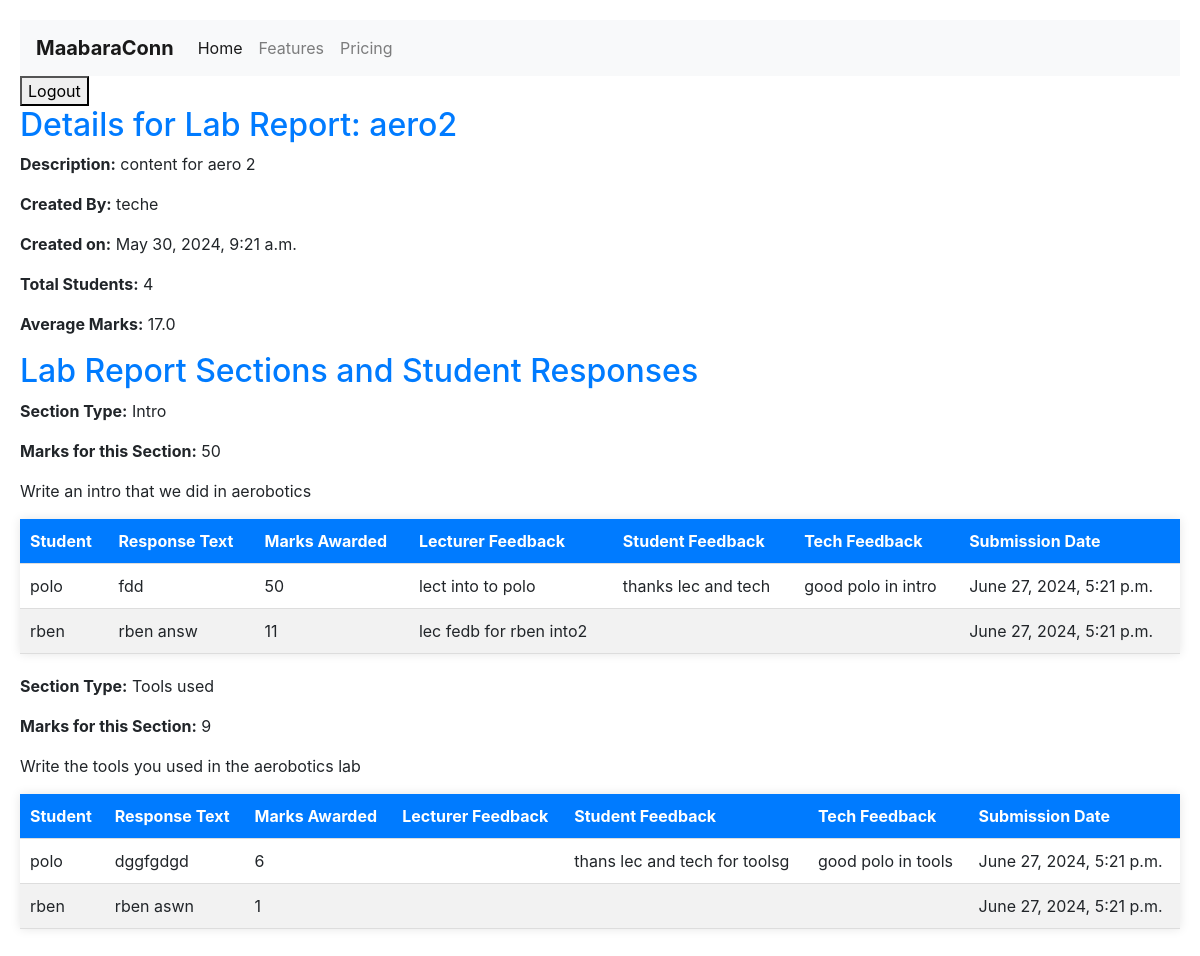
The page /users/lab_reports/8/student_grades/ on the database as committed earlier.
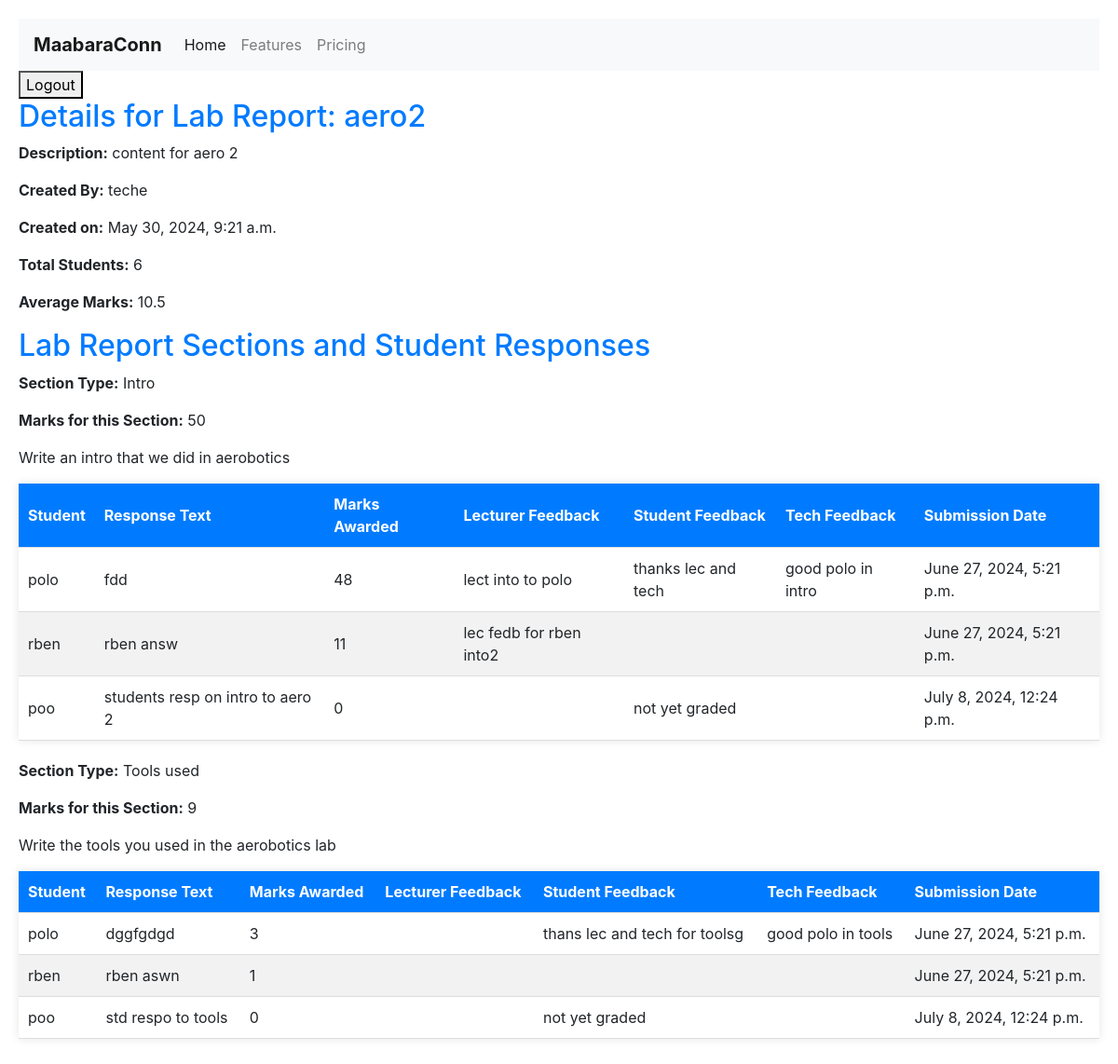
The same page on the database as committed later.
### users/models.py (models this page shows, shortened)
class LabReport(models.Model):
    REPORT_TYPE_CHOICES = [
        ('IND', 'Individual'),
        ('GRP', 'Group'),
    ]
    report_type = models.CharField(
        max_length=3, choices=REPORT_TYPE_CHOICES, default='IND')
    creator = models.ForeignKey(
        settings.AUTH_USER_MODEL, on_delete=models.CASCADE, related_name='created_lab_reports'
    )
    student = models.ForeignKey(
        settings.AUTH_USER_MODEL, on_delete=models.CASCADE, related_name='student_lab_reports', null=True, blank=True
    )
    course = models.ForeignKey(
        Course, on_delete=models.CASCADE, related_name='lab_reports'
    )
    title = models.CharField(max_length=255)
    description = models.TextField()
    laboratory = models.ForeignKey(
        Laboratory, on_delete=models.CASCADE, related_name='lab_reports', null=True
    )
    document = models.FileField(upload_to='lab_reports/')
    submitted_at = models.DateTimeField(auto_now_add=True)
    status = models.CharField(max_length=100, default='Pending')
    template = models.ForeignKey(
        LabTemplate, on_delete=models.SET_NULL, null=True, blank=True, related_name='lab_reports'
    )
    is_active = models.BooleanField(default=True)

class User(AbstractUser):
    class Role(models.TextChoices):
        STUDENT = 'ST', _('Student')
        LAB_TECH = 'LT', _('Lab Technician')
        LECTURER = 'LE', _('Lecturer')
    role = models.CharField(
        max_length=2,
        choices=Role.choices,
        default=Role.STUDENT,
    )
    groups = models.ManyToManyField(Group, verbose_name=_('groups'), blank=True, help_text=_(
        'The groups this user belongs to. A user will get all permissions granted to each of their groups.'),
        related_name="user_set_custom",
        related_query_name="user",
    )
    user_permissions = models.ManyToManyField(
        Permission,
        verbose_name=_('user permissions'),
        blank=True,
        help_text=_('Specific permissions for this user.'),
        related_name="user_set_custom",
        related_query_name="user",
    )

class TemplateSection(models.Model):
    lab_template = models.ForeignKey(
        LabTemplate, on_delete=models.CASCADE, related_name='sections')
    title = models.CharField(max_length=255)
    content = models.TextField()
    visible_to_students = models.BooleanField(default=True)
    section_type = models.ForeignKey(SectionType, on_delete=models.CASCADE)
    marks = models.PositiveIntegerField(default=0)

class SectionType(models.Model):
    name = models.CharField(max_length=100)
    default_content = models.TextField(blank=True)

class StudentResponse(models.Model):
    section = models.ForeignKey(
        TemplateSection, on_delete=models.CASCADE, related_name='responses')
    student = models.ForeignKey(
        settings.AUTH_USER_MODEL, on_delete=models.CASCADE, related_name='responses')
    response_text = models.TextField()
    lab_report = models.ForeignKey(
        LabReport, on_delete=models.CASCADE, related_name='responses')
    marks_awarded = models.PositiveIntegerField(default=0)
    tech_feedback = models.TextField(blank=True)
    lecturer_feedback = models.TextField(blank=True)
    student_feedback = models.TextField(blank=True)
    submitted_at = models.DateTimeField(auto_now_add=True)

### users/views.py (the view)
def lab_report_student_grades_view(request, lab_report_id):
    lab_report = get_object_or_404(LabReport, id=lab_report_id)
    student_responses = StudentResponse.objects.filter(
        lab_report=lab_report).exclude(marks_awarded=None)
    average_marks = student_responses.aggregate(Avg('marks_awarded'))[
        'marks_awarded__avg']
    return render(request, 'grading/lab_report_student_grades.html', {
        'lab_report': lab_report,
        'student_responses': student_responses,
        'average_marks': average_marks,
    })

### users/templates/grading/lab_report_student_grades.html (shortened to what this page needs)
{% extends 'base.html' %} {% block content %}{% load static %}
<h2>Details for Lab Report: {{ lab_report.title }}</h2>
<p><strong>Description:</strong> {{ lab_report.description }}</p>
<p><strong>Created By:</strong> {{ lab_report.creator.username }}</p>
<p><strong>Created on:</strong> {{ lab_report.submitted_at }}</p>
<p><strong>Total Students:</strong> {{ student_responses.count }}</p>
<p><strong>Average Marks:</strong> {{ average_marks|default:"N/A" }}</p>
<h2>Lab Report Sections and Student Responses</h2>
{% for section in lab_report.template.sections.all %}
<p><strong>Section Type:</strong> {{ section.section_type.name }}</p>
<p><strong>Marks for this Section:</strong> {{ section.marks }}</p>
<p>{{ section.content }}</p>
<table>
  <thead>
    <tr>
      <th>Student</th>
      <th>Response Text</th>
      <th>Marks Awarded</th>
      <th>Lecturer Feedback</th>
      <th>Student Feedback</th>
      <th>Tech Feedback</th>
      <th>Submission Date</th>
    </tr>
  </thead>
  <tbody>
    {% for response in student_responses %} {% if response.section == section %}
    <tr>
      <td>{{ response.student.username }}</td>
      <td>{{ response.response_text }}</td>
      <td>{{ response.marks_awarded }}</td>
      <td>{{ response.lecturer_feedback }}</td>
      <td>{{ response.student_feedback }}</td>
      <td>{{ response.tech_feedback }}</td>
      <td>{{ response.submitted_at }}</td>
    </tr>
    {% endif %} {% endfor %}
  </tbody>
</table>
{% endfor %} {% endblock %}

### users/templates/base.html (shortened to what this page needs)
<!DOCTYPE html>
<html lang="en">
  <head>
    {% load static %}
    <link rel="stylesheet" href="{% static 'css/styles.css' %}" />
    <link
      rel="stylesheet"
      href="https://stackpath.bootstrapcdn.com/bootstrap/4.5.2/css/bootstrap.min.css"
    />
  </head>
  <body>
    <nav class="navbar navbar-expand-lg navbar-light bg-light">
      <a class="navbar-brand" href="#">MaabaraConn</a>
      <div class="collapse navbar-collapse" id="navbarNav">
        <ul class="navbar-nav">
          <li class="nav-item active">
            <a class="nav-link" href="#"
              >Home <span class="sr-only">(current)</span></a
            >
          </li>
          <li class="nav-item">
            <a class="nav-link" href="#">Features</a>
          </li>
          <li class="nav-item">
            <a class="nav-link" href="#">Pricing</a>
          </li>
        </ul>
      </div>
    </nav>
    <form action="{% url 'logout' %}" method="post">
      <button type="submit">Logout</button>
    </form>
    {% block content %}{% endblock %}
  </body>
</html>

### users/static/css/styles.css (style rules this page uses)
body { font-family: Arial, sans-serif; background-color: #007bff; }
.navbar-brand { font-weight: bold; }
body { font-family: "Segoe UI", Tahoma, Geneva, Verdana, sans-serif; line-height: 1.6; background-color: #6d3d3d; color: #333; margin: 0; padding: 20px; }
h2, h3 { color: #007bff; }
p { margin-bottom: 10px; }
table { width: 100%; border-collapse: collapse; margin-bottom: 20px; background-color: #fff; box-shadow: 0 0 10px rgba(0, 0, 0, 0.1); }
th, td { padding: 10px; text-align: left; border-bottom: 1px solid #ddd; }
th { background-color: #007bff; color: #fff; }
tbody tr:nth-child(even) { background-color: #f2f2f2; }

Rows that differ between the two databases and show on the page:
changed StudentResponse "fdd": marks_awarded "50" → "48"
added StudentResponse: student.username "poo", response_text "students resp on intro to aero 2", marks_awarded "0", student_feedback "not yet graded", submitted_at "July 8, 2024, 12:24 p.m.", shown under TemplateSection "Write an intro that we did in aerobotics"
changed StudentResponse "dggfgdgd": marks_awarded "6" → "3"
added StudentResponse: student.username "poo", response_text "std respo to tools", marks_awarded "0", student_feedback "not yet graded", submitted_at "July 8, 2024, 12:24 p.m.", shown under TemplateSection "Write the tools you used in the aerobotics lab"
Other text that changed with them:
{{ student_responses.count }}: "4" → "6"
{{ average_marks|default:"N/A" }}: "17.0" → "10.5"
